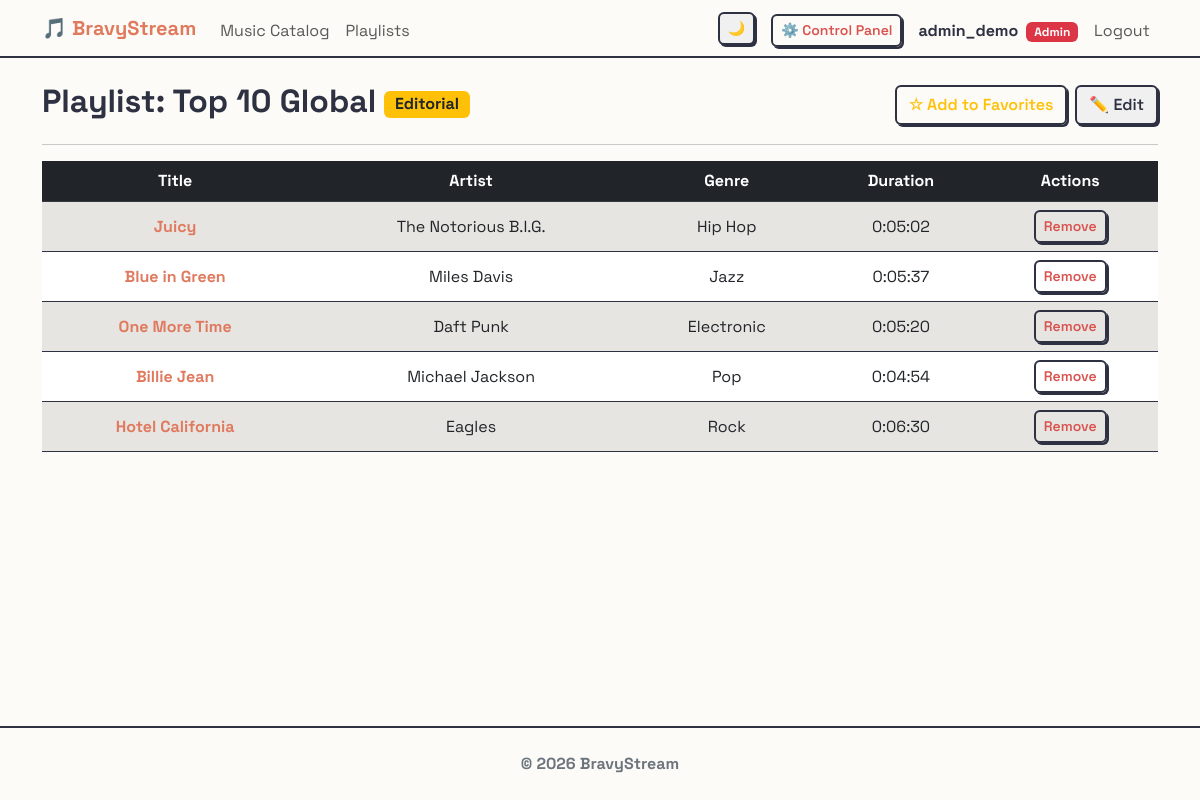
Screenshot of /music/playlists/1/ (signed in) with the database file from the repository.
### users/models.py (models this page shows, shortened)
class CustomUser(AbstractUser):
    ROLE_CHOICES = (
        ('listener', 'Listener'),
        ('curator', 'Curator'),
        ('moderator', 'Moderator'),
    )
    role = models.CharField(max_length=20, choices=ROLE_CHOICES, default='listener')
    birth_date = models.DateField(null=True, blank=True)
    friends = models.ManyToManyField('self', blank=True)
    ICON_CHOICES = [
        ('👤', '👤'),
        ('🐶', '🐶'),
        ('🐱', '🐱'),
        ('🦊', '🦊'),
        ('🐯', '🐯'),
        ('🐼', '🐼'),
        ('🐰', '🐰'),
        ('👽', '👽'),
        ('🤖', '🤖'),
        ('👻', '👻'),
        ('🤠', '🤠'),
    ]
    profile_icon = models.CharField(max_length=10, choices=ICON_CHOICES, default='👤')
    @property
    def pending_friend_requests_count(self):
        return self.received_requests.filter(is_accepted=False).count()

### music/models.py (models this page shows, shortened)
class Playlist(models.Model):
    name = models.CharField(max_length=150)
    owner = models.ForeignKey(
        settings.AUTH_USER_MODEL,
        on_delete=models.CASCADE,
        related_name='playlists',
    )
    songs = models.ManyToManyField(
        Song,
        related_name='playlists',
        blank=True,
    )
    is_public = models.BooleanField(default=False)
    is_editorial = models.BooleanField(default=False)
    followers = models.ManyToManyField(
        settings.AUTH_USER_MODEL,
        related_name='favorite_playlists',
        blank=True
    )

class Song(models.Model):
    title = models.CharField(max_length=200)
    artist = models.CharField(max_length=200)
    genre = models.ForeignKey(
        Genre,
        on_delete=models.CASCADE,
        related_name='songs',
    )
    duration = models.DurationField()
    audio_file = models.FileField(
        upload_to='songs/',
        blank=True,
        null=True,
        validators=[FileExtensionValidator(allowed_extensions=['mp3', 'wav', 'ogg', 'flac', 'aac', 'm4a'])]
    )
    likes = models.ManyToManyField(settings.AUTH_USER_MODEL, related_name='liked_songs', blank=True)
    created_at = models.DateTimeField(auto_now_add=True)
    class Meta:
        ordering = ['-created_at', 'id']

class Genre(models.Model):
    name = models.CharField(max_length=100, unique=True)
    description = models.TextField(blank=True, null=True)
    def __str__(self):
        return self.name

### music/views.py (the view)
# urls.py: path('playlists/<int:pk>/', PlaylistDetailView.as_view(), name='playlist_detail'),
class PlaylistDetailView(LoginRequiredMixin, DetailView):
    model = Playlist
    template_name = 'music/playlist_detail.html'
    def get_queryset(self):
        return Playlist.objects.filter(
            Q(owner=self.request.user) |
            Q(is_editorial=True) |
            (Q(is_public=True) & Q(owner__friends=self.request.user))
        ).distinct()

### templates/music/playlist_detail.html (shortened to what this page needs)
{% extends 'base.html' %}
{% block content %}
<div class="d-flex justify-content-between align-items-center">
    <h2>
        Playlist: {{ playlist.name }}
        {% if playlist.is_editorial %}
            <span class="badge bg-warning text-dark fs-6 align-middle">Editorial</span>
        {% elif playlist.is_public %}
            <span class="badge bg-success fs-6 align-middle">Public</span>
        {% else %}
            <span class="badge bg-secondary fs-6 align-middle">Private</span>
        {% endif %}
    </h2>
    <div class="d-flex gap-2">
        {% if playlist.owner != request.user %}
            <a href="{% url 'music:toggle_favorite_playlist' playlist.pk %}" class="btn {% if request.user in playlist.followers.all %}btn-warning{% else %}btn-outline-warning{% endif %}">
                {% if request.user in playlist.followers.all %}⭐ Favorited{% else %}☆ Add to Favorites{% endif %}
            </a>
        {% endif %}
        {% if playlist.owner == request.user or request.user.role == 'curator' or request.user.is_superuser %}
            <a href="{% url 'music:playlist_update' playlist.pk %}?next={{ request.path }}" class="btn btn-outline-secondary">✏️ Edit</a>
        {% endif %}
    </div>
</div>
<hr>
{% if playlist.songs.all %}
    <div class="table-responsive">
        <table class="table table-striped table-hover align-middle text-center">
            <thead class="table-dark">
                <tr>
                    <th>Title</th>
                    <th>Artist</th>
                    <th>Genre</th>
                    <th>Duration</th>
                    <th>Actions</th>
                </tr>
            </thead>
            <tbody>
                {% for song in playlist.songs.all %}
                <tr>
                    <td>
                        <a href="{% url 'music:song_detail' song.pk %}" class="text-decoration-none fw-bold">
                            {{ song.title }}
                        </a>
                    </td>
                    <td>{{ song.artist }}</td>
                    <td>{{ song.genre }}</td>
                    <td>{{ song.duration }}</td>
                    <td>
                        <a href="{% url 'music:remove_from_playlist' song.id playlist.id %}" class="btn btn-sm btn-outline-danger">Remove</a>
                    </td>
                </tr>
                {% endfor %}
            </tbody>
        </table>
    </div>
{% else %}
    <div class="alert alert-info">
        This playlist is empty. Go to the catalog to add some songs!
    </div>
    <a href="{% url 'music:song_list' %}" class="btn btn-primary">Go to Catalog</a>
{% endif %}
{% endblock %}

### templates/base.html (shortened to what this page needs)
<!DOCTYPE html>
<html lang="it">
<head>
	<link href="https://cdn.jsdelivr.net/npm/bootstrap@5.3.0/dist/css/bootstrap.min.css" rel="stylesheet">
	{% load static %}
	<link rel="stylesheet" href="{% static 'css/style.css' %}">
</head>
<body class="d-flex flex-column min-vh-100" hx-boost="true" hx-headers='{"X-CSRFToken": "{{ csrf_token }}"}'>
	<nav class="navbar navbar-expand-lg navbar-light sticky-top"
		style="background-color: var(--bg-color); border-bottom: 2px solid var(--text-primary);">
		<div class="container">
			<a class="navbar-brand fw-bold" href="{% url 'pages:home' %}" style="color: var(--accent-primary);">🎵
				BravyStream</a>
			<div class="collapse navbar-collapse order-lg-2" id="navbarNav">
				<ul class="navbar-nav me-auto">
					<li class="nav-item">
						<a class="nav-link" href="{% url 'music:song_list' %}">Music Catalog</a>
					</li>
					<li class="nav-item">
						<a class="nav-link" href="{% url 'music:playlist_list' %}">Playlists</a>
					</li>
				</ul>
				<ul class="navbar-nav ms-auto align-items-lg-center">
					<li class="nav-item me-3 d-none d-lg-block">
						<button id="themeToggleDesktop" class="btn btn-sm btn-outline-secondary theme-toggle"
							title="Toggle Theme">
						</button>
					</li>
					{% if user.is_superuser %}
					<li class="nav-item me-2 d-none d-lg-block">
						<a class="btn btn-sm btn-outline-danger mt-1" href="{% url 'admin:index' %}" title="Django Admin Dashboard" hx-boost="false">
							⚙️ Control Panel
						</a>
					</li>
					{% endif %}
					{% if user.is_authenticated %}
					<li class="nav-item">
						<a href="{% url 'users:profile' %}" class="nav-link fw-bold text-decoration-none"
							style="color: var(--text-primary);">
							{{ user.username }}
							{% if user.is_superuser %}
							<span class="badge bg-danger ms-1">Admin</span>
							{% elif user.role == 'moderator' %}
							<span class="badge bg-success ms-1">Moderator</span>
							{% elif user.role == 'curator' %}
							<span class="badge bg-warning text-dark ms-1">Curator</span>
							{% endif %}
						</a>
					</li>
					<li class="nav-item">
						<form method="post" action="{% url 'users:logout' %}" class="m-0 p-0"
							onsubmit="closeGlobalPlayer()">
							<button type="submit"
								class="nav-link border-0 bg-transparent w-100 text-start">Logout</button>
						</form>
					</li>
					{% endif %}
				</ul>
			</div>
		</div>
	</nav>
	<main class="container my-4 flex-grow-1">
		{% block content %}{% endblock %}
	</main>
	<footer class="text-secondary text-center py-4 mt-auto"
		style="border-top: 2px solid var(--text-primary); background-color: var(--bg-color);">
		<p class="mb-0 fw-bold">&copy; 2026 BravyStream</p>
	</footer>
</body>
</html>

### static/css/style.css (style rules this page uses)
:root { --bg-color: #FDFBF7; --text-primary: #2D3142; --text-secondary: #4F5D75; --accent-primary: #E07A5F; --accent-secondary: #81B29A; --accent-tertiary: #3D405B; --neo-border: 2px solid #2D3142; --neo-shadow: 4px 4px 0px #2D3142; --neo-shadow-hover: 2px 2px 0px #2D3142; --font-main: 'Space Grotesk', sans-serif; }
body { background-color: var(--bg-color); color: var(--text-primary); font-family: var(--font-main); min-height: 100vh; }
h1, h2, h3, h4, h5, h6 { font-weight: 700; color: var(--text-primary); }
a { color: var(--accent-primary); transition: color 0.2s ease; }
.table { color: var(--text-primary); border-color: var(--text-primary); }
.table-dark { background-color: var(--text-primary); color: #fff; }
.table-striped>tbody>tr:nth-of-type(odd)>* { background-color: rgba(61, 64, 91, 0.05); }
.btn { border-radius: 6px; font-weight: 600; border: 2px solid var(--text-primary); box-shadow: 2px 2px 0px var(--text-primary); transition: transform 0.1s ease, box-shadow 0.1s ease; }
.btn-outline-danger { border: 2px solid var(--text-primary); color: #d9534f; font-weight: 600; }
.btn-outline-secondary { border: 2px solid var(--text-primary); color: var(--text-primary); background-color: #f0f0f0; }
.navbar-nav .nav-link { position: relative; display: inline-block; padding-bottom: 2px; }
.navbar-nav .nav-link::after { content: ''; position: absolute; width: 0; height: 3px; bottom: 0; left: 50%; background-color: var(--accent-primary); transition: width 0.3s cubic-bezier(0.25, 0.8, 0.25, 1); transform: translateX(-50%); border-radius: 2px; }

### rows the page displays
CustomUser: username "admin_demo"
Playlist: name "Top 10 Global"
Song: title "Juicy", artist "The Notorious B.I.G.", genre "Hip Hop", duration "0:05:02"
Song: title "Blue in Green", artist "Miles Davis", genre "Jazz", duration "0:05:37"
Song: title "One More Time", artist "Daft Punk", genre "Electronic", duration "0:05:20"
Song: title "Billie Jean", artist "Michael Jackson", genre "Pop", duration "0:04:54"
Song: title "Hotel California", artist "Eagles", genre "Rock", duration "0:06:30"
